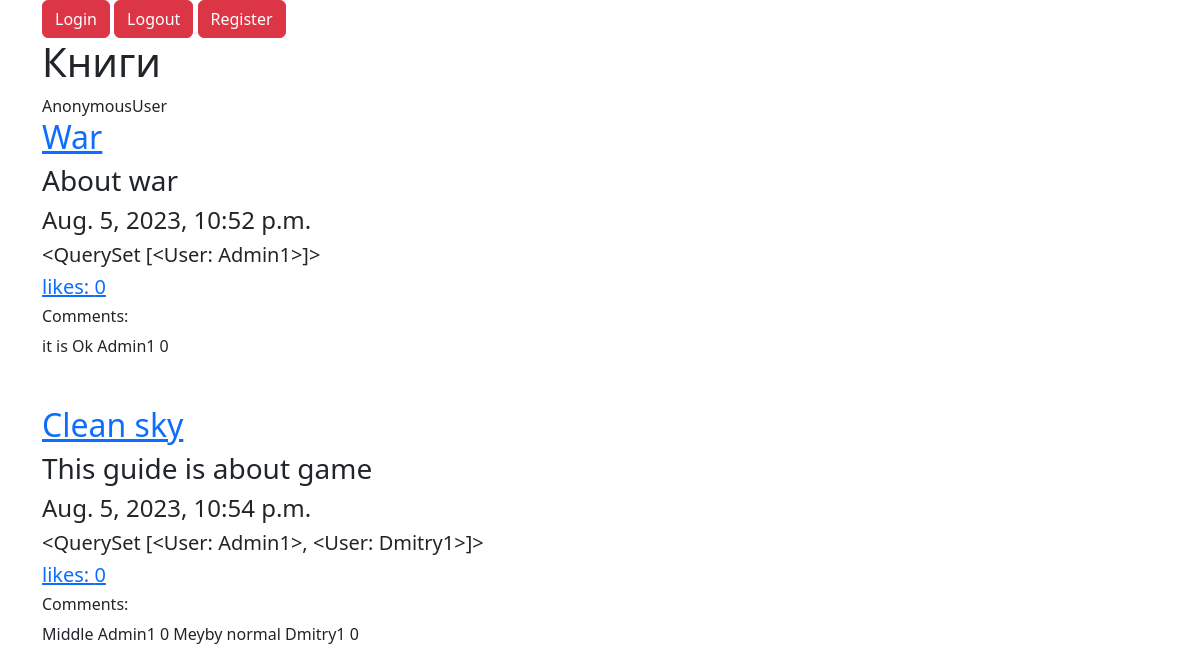
The app's page /, older data.
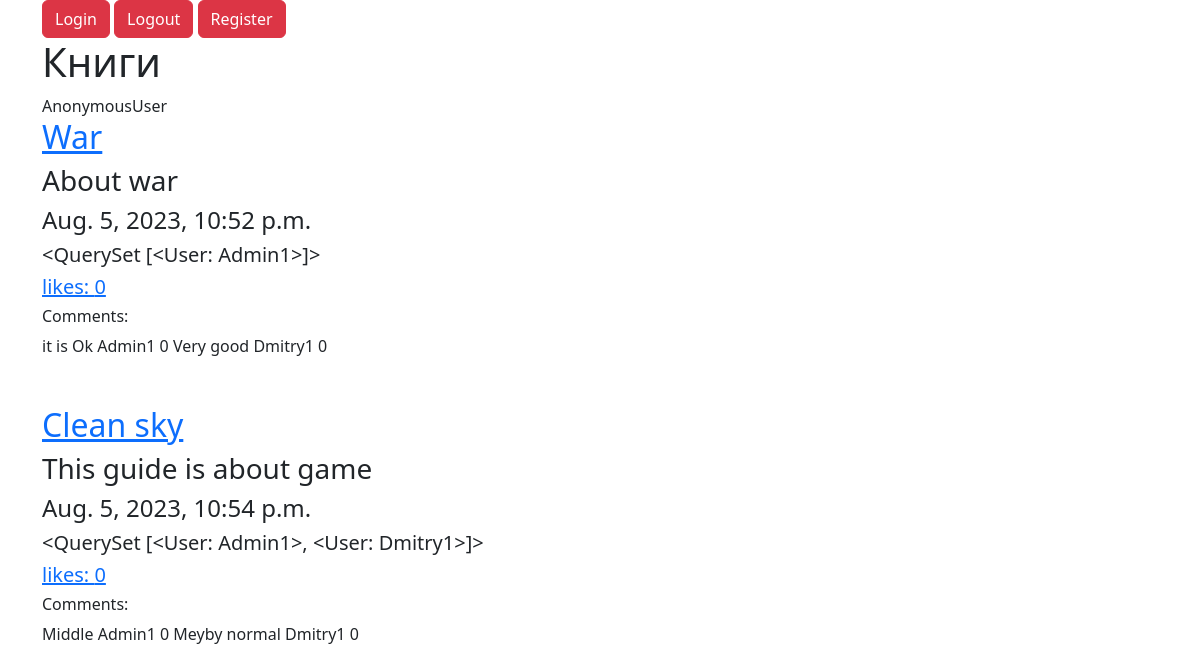
The same page, newer data.
### my_book_shop/models.py (models this page shows, shortened)
class Book(models.Model):
    class Meta:
        verbose_name = 'книга'
        verbose_name_plural = 'книги'
    title = models.CharField(db_index=True, max_length=100, verbose_name='название книги')
    text = models.TextField()
    date = models.DateTimeField(auto_now_add=True)
    authors = models.ManyToManyField(User, related_name='books')
    likes = models.ManyToManyField(User, related_name='liked_books')
    count_likes = models.PositiveIntegerField(default=0)

class Comment(models.Model):
    text = models.TextField()
    date = models.DateTimeField(auto_now_add=True, null=True, blank=True)
    book = models.ForeignKey(Book, on_delete=models.CASCADE, related_name='comments')
    user = models.ForeignKey(User, on_delete=models.CASCADE, related_name='comments')
    likes = models.ManyToManyField(User, related_name='liked_comments')

### my_book_shop/views.py (the view)
# urls.py: path('', BookView.as_view(), name='list_view'),
class BookView(View):
    def get(self, request):
        comments_for_prefetch = Prefetch('comments',
                                         queryset=Comment.objects.
                                         select_related('user').
                                         annotate(likes_comment=Count('likes'))
                                         )
        data = {'books': Book.objects.
        prefetch_related(comments_for_prefetch, 'authors').all().order_by('-count_likes', 'date')
                }
        return render(request, 'index.html', context=data)

### my_book_shop/templates/index.html (shortened to what this page needs)
{% extends "main.html" %}
{% block content%}
<div class="container">
    <h1>Книги</h1>
    {{ user }}
    {% for book in books %}
    <a href="{% url 'detail_book' book_id=book.id %}"><h2>{{ book.title }}</h2></a>
    <h3>{{ book.text }}</h3>
    <h4>{{ book.date }}</h4>
    <h5>{{ book.authors.all }}</h5>
    <a href="{% url 'add_like' book_id=book.id location=0%}">
        <h5>likes: {{ book.count_likes }}</h5></a>
    {% if book.comments.exists %}
    <h6> Comments: </h6>
    {% for comment in book.comments.all %}
    <h7>{{ comment.text }}</h7>
    <h7>{{ comment.user.username }}</h7>
    <h7>{{ comment.likes_comment }}</h7>
    {% endfor %}
    {% endif %}
    <br>
    <br>
    <br>
    {% endfor %}
</div>
{% endblock %}

Row changes from the older to the newer data that the page shows:
added Comment: text "Very good", user.username "Dmitry1", likes_comment "0", shown under Book "War"
